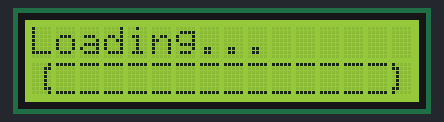
A sketch run on a simulated Arduino Uno, built with avr-gcc and run on an emulated ATmega328P. Shown: 16×2 character LCD. The local clock reads 2024-03-15 10:24:30 at power-on unless the sketch sets it.

Above: at 0.2 s.
At 1.1 s:
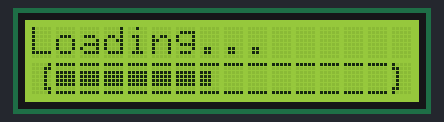
At 3.1 s:
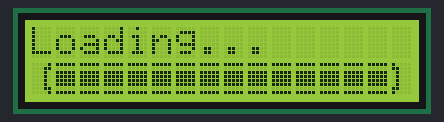
At 4.1 s:
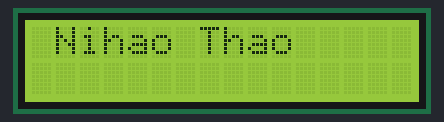
At 6.2 s:
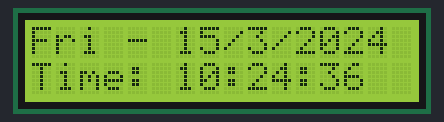
At 38.1 s:
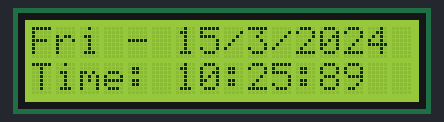

Measured:
- what the display in image 2 shows lasts 1.1 s, from 3.0 s to 4.1 s
- what the display in image 3 shows lasts 2.0 s, from 4.1 s to 6.1 s
- what the display in image 4 shows lasts 1.1 s, from 6.1 s to 7.2 s

The sketch:

res.ino
```cpp
#include <Wire.h>
#include <RTClib.h>
#include <LiquidCrystal_I2C.h>

RTC_DS3231 rtc;
LiquidCrystal_I2C lcd(0x27, 16, 2);

byte pixel0[] = { B11111, B00000, B00000, B00000, B00000, B00000, B00000, B11111 };
byte pixel1[] = { B11111, B00000, B10000, B10000, B10000, B10000, B00000, B11111 };
byte pixel2[] = { B11111, B00000, B11000, B11000, B11000, B11000, B00000, B11111 };
byte pixel3[] = { B11111, B00000, B11100, B11100, B11100, B11100, B00000, B11111 };
byte pixel4[] = { B11111, B00000, B11110, B11110, B11110, B11110, B00000, B11111 };
byte pixel5[] = { B11111, B00000, B11111, B11111, B11111, B11111, B00000, B11111 };

byte customCharStart[] = { B00001, B00011, B00010, B00010, B00010, B00010, B00011, B00001 };
byte customCharEnd[] = { B10000, B11000, B01000, B01000, B01000, B01000, B11000, B10000 };

const char* daysOfTheWeek[] = { "Sun", "Mon", "Tue", "Wed", "Thu", "Fri", "Sat" };

void setup() {
  lcd.init();
  lcd.backlight();

  lcd.createChar(0, pixel0);
  lcd.createChar(1, pixel1);
  lcd.createChar(2, pixel2);
  lcd.createChar(3, pixel3);
  lcd.createChar(4, pixel4);
  lcd.createChar(5, pixel5);
  lcd.createChar(6, customCharStart);
  lcd.createChar(7, customCharEnd);

  displayLoadingScreen();

  if (!rtc.begin()) {
    lcd.clear();
    lcd.print("RTC error!");
    while (1)
      ;
  }
  displayStartupMessage();
}

void loop() {
  displayDateTime();
}

void displayLoadingScreen() {
  lcd.setCursor(0, 0);
  lcd.print("Loading...");
  lcd.setCursor(0, 1);
  lcd.write(byte(6));
  lcd.setCursor(15, 1);
  lcd.write(byte(7));
  for (int i = 0; i <= 70; i++) {
    drawProgressBar(i);
    if (i < 45) {
      delay(15);
    } else {
      delay(50);
    }
  }
  delay(1000);
  lcd.clear();
}

void drawProgressBar(int progress) {
  lcd.setCursor(1, 1);
  for (int i = 2; i <= 15; i++) {
    int pixelState = progress - ((i - 2) * 5);
    if (pixelState >= 5) {
      lcd.write(byte(5));
    } else if (pixelState > 0) {
      lcd.write(byte(pixelState));
    } else {
      lcd.write(byte(0));
    }
  }
}

void displayStartupMessage() {
  lcd.setCursor(0, 0);
  lcd.print(" Nihao Thao");
  delay(2000);
  lcd.clear();
}

void displayDateTime() {
  DateTime now = rtc.now();
  lcd.setCursor(0, 0);
  lcd.print(daysOfTheWeek[now.dayOfTheWeek()]);
  lcd.print(" - ");
  lcd.print(now.day(), DEC);
  lcd.print('/');
  lcd.print(now.month(), DEC);
  lcd.print('/');
  lcd.print(now.year(), DEC);
  lcd.setCursor(0, 1);
  lcd.print("Time: ");
  lcd.print(now.hour(), DEC);
  lcd.print(':');
  lcd.print(now.minute(), DEC);
  lcd.print(':');
  lcd.print(now.second(), DEC);
  delay(1000);
}
```
